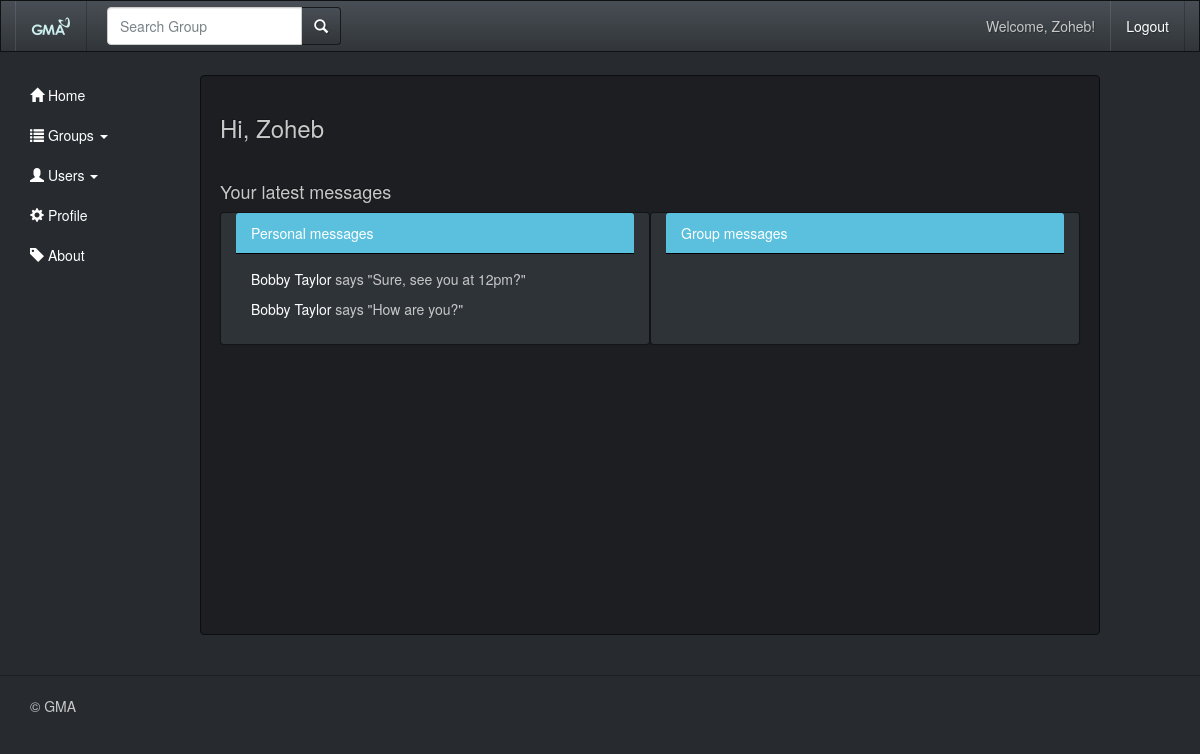
The app's page /home/ (signed in) with its own data.
### messaging/models.py (models this page shows, shortened)
class Message(models.Model):
    text = models.CharField(max_length=512, unique=False)
    time = models.DateTimeField(auto_now_add=True)
    sender = models.ForeignKey(User, related_name='sent_messages')
    recipient = models.ForeignKey(Recipient, related_name='messages')

### messaging/views.py (the view)
# urls.py: url(r'^home/$', views.home, name='home'),
@login_required
def home(request):
    context = RequestContext(request)
    context_dict = {}
    context_dict['group_messages'] = messages_to_user_groups(request.user)
    context_dict['personal_messages'] = request.user.profile.messages.order_by('-time')[:10]
    return render_to_response('GMA/home.html', context_dict, context)

### messaging/views_groups.py (called while the page is built)
def messages_to_user_groups(user):
    groups = user.messaging_groups.all()
    messages = Message.objects.filter(recipient__in=groups)
    return messages.order_by('-time')[:10]

### templates/GMA/home.html (shortened to what this page needs)
{% extends "GMA/base_sidebar.html" %}
{% load static %}
{% block page_block %}
    <h3>Hi, {{ user.first_name }}</h3>
    <hr/>
    <h4>Your latest messages</h4>
    <div class="container col-xs-12 container-sm-height">
        <div class="row row-sm-height">
            <div class="col-xs-12 col-sm-6 panel panel-info col-sm-height">
                <div class="panel-heading">Personal messages</div>
                <div class="panel-body">
                    <td>
                        {% for msg in personal_messages %}
                            <p><a href="/user/id/{{ msg.sender.id }}/">{{ msg.sender.first_name }} {{ msg.sender.last_name }}</a> says
                                "{{ msg.text }}"</p>
                        {% endfor %}
                </div>
            </div>
            <div class="col-xs-12 col-sm-6 panel panel-info col-sm-height">
                <div class="panel-heading">Group messages</div>
                <div class="panel-body">
                </div>
            </div>
        </div>
    </div>
{% endblock %}

### templates/GMA/base.html (shortened to what this page needs)
<!DOCTYPE html>
{% load static %}
<html>
<head>
    <link href="{% static 'css/bootstrap.css'%} " rel="stylesheet">
    <link href="{% static 'css/gma.css'%} " rel="stylesheet">
</head>
<body style="padding-top: 75px;">
<nav class="navbar navbar-fixed-top" role="navigation">
    <div class="container">
        <div class="collapse navbar-collapse" id="my_nav">
            <ul class="nav navbar-nav navbar-left">
                <li><a class="navbar-brand" href="/home/"><img src="{% static "img/GMA_light_small.png" %}" style="max-height: 100%;"/> </a></li>
                <li>
                    <form class="navbar-form" role="search" method="get" action="/group/search/">
                        <div class="input-group">
                            <input type="text" class="form-control" placeholder="Search Group" name="grp_name" />
                            <div class="input-group-btn">
                                <button class="btn btn-default" type="submit"><i class="glyphicon glyphicon-search"></i></button>
                            </div>
                        </div></form></li>
            </ul>
            <ul class="nav navbar-nav navbar-right">
                {% if user.is_authenticated %}
                    <li class="navbar-text">Welcome, {{ user.first_name }}!</li>
                    <li><a href="/logout/">Logout</a></li>
                {% else %}
                    <li><a href="/register/">Register</a></li>
                    <li><a href="/login/">Login</a></li>
                {% endif %}
            </ul>
        </div>
    </div>
</nav>
<div class="container-fluid">
    {% block body_block %}
    {% endblock %}
</div>
<hr>
<footer>
    <div class="container">
        <p>&copy; GMA</p>
    </div>
</footer>
</body>
</html>

### static/css/gma.css (style rules this page uses)
@media (min-width: 768px) { .container-sm-height { display:table; padding-left:0px; padding-right:0px; } }
@media (min-width: 768px) { .row-sm-height { display:table-row; } }
@media (min-width: 768px) { .col-sm-height { display:table-cell; float:none; } }

### records on screen
Message: sender.first_name "Bobby", sender.last_name "Taylor", text "Sure, see you at 12pm?"
Message: sender.first_name "Bobby", sender.last_name "Taylor", text "How are you?"

### other values on screen
{{ user.first_name }} "Zoheb"
